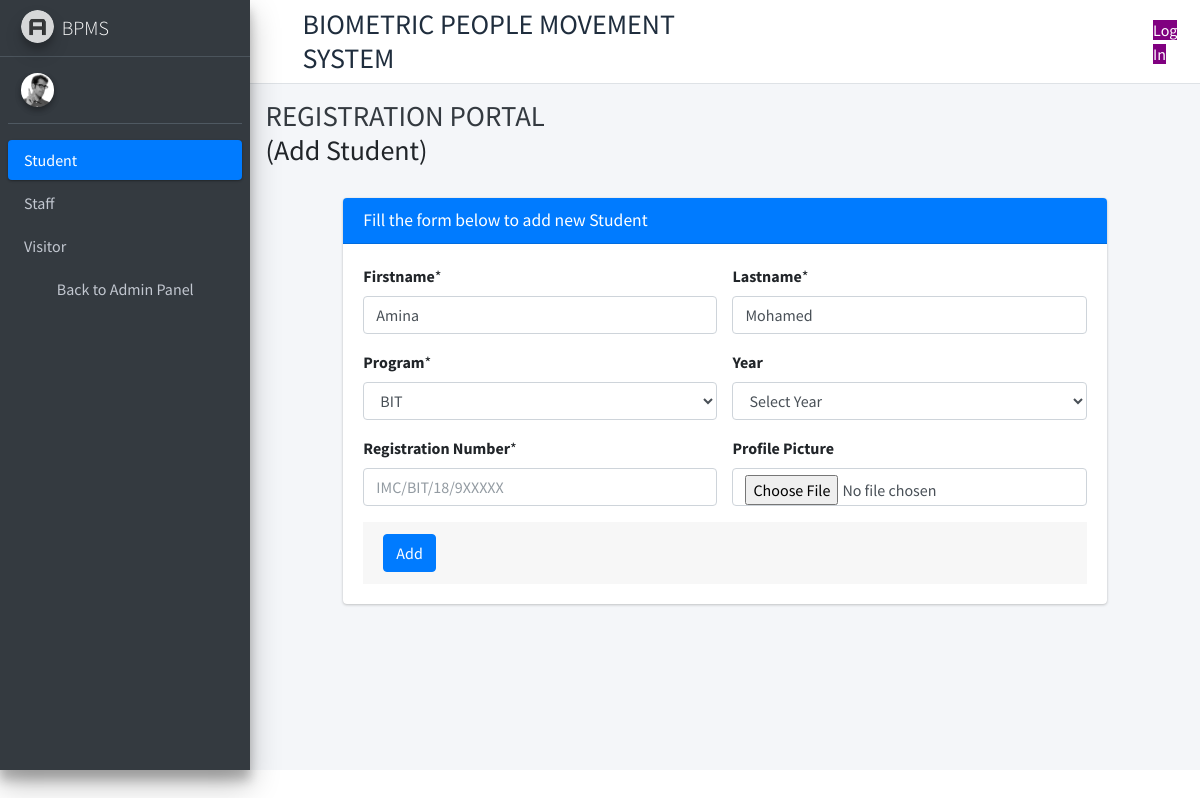
Page /edit-student/22 on the committed database.
### Registration/models.py (models this page shows, shortened)
class Student(models.Model):
    gender_choice=(
        ('M','Male'),
        ('F','Female'),
    )
    year = (
        ('1', 'ONE'),
        ('2', 'TWO'),
        ('3', 'THREE')
    )
    prog = (
        ('BIT', 'Bachelor of Science in Information Technology'),
        ('BAC', 'Bachelor of Accountancy'),
        ('BAIT', 'Bachelor of Accountancy in Information Technology'),
        ('BBF', 'Bachelor of Banking and Finance'),
        ('BCS', 'Bachelor of Computer Science'),
        ('BEF', 'Bachelor of Economics and Finance')
    )
    first_name=models.CharField(max_length=20)
    last_name = models.CharField(max_length=40)
    student_id=models.CharField(max_length=50)
    gender = models.CharField(max_length=6,choices=gender_choice)
    programme = models.CharField(max_length=50,choices=prog)
    year=models.CharField(max_length=8,choices=year)
    pic=models.ImageField(upload_to ='profilepics')

### Dashboard/views.py (the view)
# urls.py: path('edit-student/<str:id>',edit_student,name='edit student data'),
def edit_student(request,id):
    std=Student.objects.get(id=id)
    context={'std':std}
    return render(request,'edit-student.html',context)

### Dashboard/templatetags/print_dashboard.py (called while the page is built)
@register.simple_tag
def define(value=None):
	return value

### templates/edit-student.html (shortened to what this page needs)
{% load static %}
{% load print_dashboard %}
<!DOCTYPE html>
<html lang="en">
<head>
  <link rel="stylesheet" href="{% static 'plugins/fontawesome-free/css/all.min.css' %}">
<link rel="stylesheet" href="{% static 'dist/css/bootstrap-select.css' %}" />
  <link rel="stylesheet" href="{% static 'dist/css/adminlte.min.css' %}">
  <link rel="stylesheet" href="{% static 'dist/css/login_page.css' %}"/>
</head>
<body class="hold-transition sidebar-mini">
<div class="wrapper">
  <nav class="main-header navbar navbar-expand navbar-white navbar-light">
    <ul class="navbar-nav">
      <li class="nav-item">
        <a class="nav-link" data-widget="pushmenu" href="#" role="button"><i class="fas fa-bars"></i></a>
      </li>
      <h3 style="margin:auto;">BIOMETRIC PEOPLE MOVEMENT SYSTEM</h3>
    </ul>
    {% if user.is_authenticated %}
    <div style="padding-left: 400px;">
    Custodian Name
    <a href="logoutdash" class="anchor">Log Out</a>
    </div>
    {% else %}
    <div style="padding-left: 400px;">
    <a style="background-color:purple;color:white">Log In</a>
  </div>
    {% endif %}
  </nav>
  <aside class="main-sidebar sidebar-dark-primary elevation-4">
    <a href="index3.html" class="brand-link">
      <img src="{% static 'dist/img/AdminLTELogo.png' %}" alt="BPMS Logo" class="brand-image img-circle elevation-3" style="opacity: .8">
      <span class="brand-text font-weight-light">BPMS</span>
    </a>
    <div class="sidebar">
      <div class="user-panel mt-3 pb-3 mb-3 d-flex">
        <div class="image">
          <img src="{% static 'dist/img/user2-160x160.jpg' %}" class="img-circle elevation-2" alt="User Image">
        </div>
        <div class="info">
        </div>
      </div>
  <nav class="mt-2">
        <ul class="nav nav-pills nav-sidebar flex-column" data-widget="treeview" role="menu" data-accordion="false">
          <li class="nav-item">
            <a href="#" class="nav-link active">
              <p>
                Student
                <i class="right fas fa-angle-left"></i>
              </p>
            </a>
          </li>
          <li class="nav-item">
            <a href="" class="nav-link">
              <p>
                Staff
                <i class="right fas fa-angle-left"></i>
              </p>
            </a>
          </li>
            <li class="nav-item">
            <a href="#" class="nav-link">
              <p>
                Visitor
                <i class="right fas fa-angle-left"></i>
              </p>
            </a>
          </li>
          <li class="nav-item">
            <a href="/dashboard" class="nav-link">
              <i class="nav-icon fas fa-tachometer-alt"></i>
              <p>
                Back to Admin Panel
                <i class="right fas fa-angle-left"></i>
              </p>
            </a>
          </li>
        </ul>
      </nav>
    </div>
  </aside>
  <div class="content-wrapper">
    <div class="content-header">
      <div class="container-fluid">
        <div class="row mb-2">
          <div class="col-sm-6">
            <h1 class="m-0 text-dark">REGISTRATION PORTAL</h1><h3>(Add Student)</h3>
          </div>
        </div>
      </div>
    </div>
    <div class="content">
      <div class="container-fluid">
        <div class="row">
          <div class="col-1"></div>
          <div class="col-lg-10 ">
          <div class="card card-primary">
              <div class="card-header">
                <h3 class="card-title">Fill the form below to add new Student</h3>
              </div>
              <form role="form" action="form-saver" enctype="multipart/form-data" method="POST">
                <div class="card-body">
        <div class="row">
                  <div class="col-lg-6 col-md-6">
                  <div class="form-group ">
                    <label for="exampleInputEmail1">Firstname </label>*
                    <input type="text" name="fname" class="form-control" value="{{std.first_name}}"  placeholder="" required="required">
                  </div>
                </div>
                <div class=" col-lg-6">
                   <div class="form-group ">
                    <label for="feature 1">Lastname</label>*
                    <input type="text" name="lname" class="form-control" value='{{std.last_name}}' required="required">
                  </div>
                </div>
                <div class="col-lg-6 col-md-6">
                  <div class="form-group">
                    <label for="feature 1">Program</label>*
                    <select name="program" class="form-control">
                    <option value="{{std.programme}}" selected="">{{std.programme}}</option>
                  </select>
                  </div>
                </div>
                  <div class="col-lg-6 col-md-6">
                  <div class="form-group">
                    <label for="feature 1">Year</label>
                    <select type="number" name="year" class="form-control" placeholder="" required="required">
                    <option>Select Year</option>
                    </select>
                  </div>
                </div>
                <div class="col-lg-6 col-md-6">
                  <div class="form-group">
                    <label for="feature 1">Registration Number</label>*
                    <input type="text" name="reg" class="form-control" placeholder="IMC/BIT/18/9XXXXX" required="required">
                  </div>
                </div>
                <div class="col-lg-6 col-md-6">
                  <div class="form-group">
                    <label for="feature 1">Profile Picture</label>
                    <input type="file" name="pic" class="form-control"  required="required">
                  </div>
                </div>
              </div>
                <div class="card-footer">
                  <button type="submit" name="submit" class="btn btn-primary">Add</button>
                </div>
              </form>
            </div>
          </div>
        </div>
      </div>
    </div>
  </div>
</div>
</body>
</html>

### rows in the picture
Student: fname "Amina", lname "Mohamed", program "BIT"
